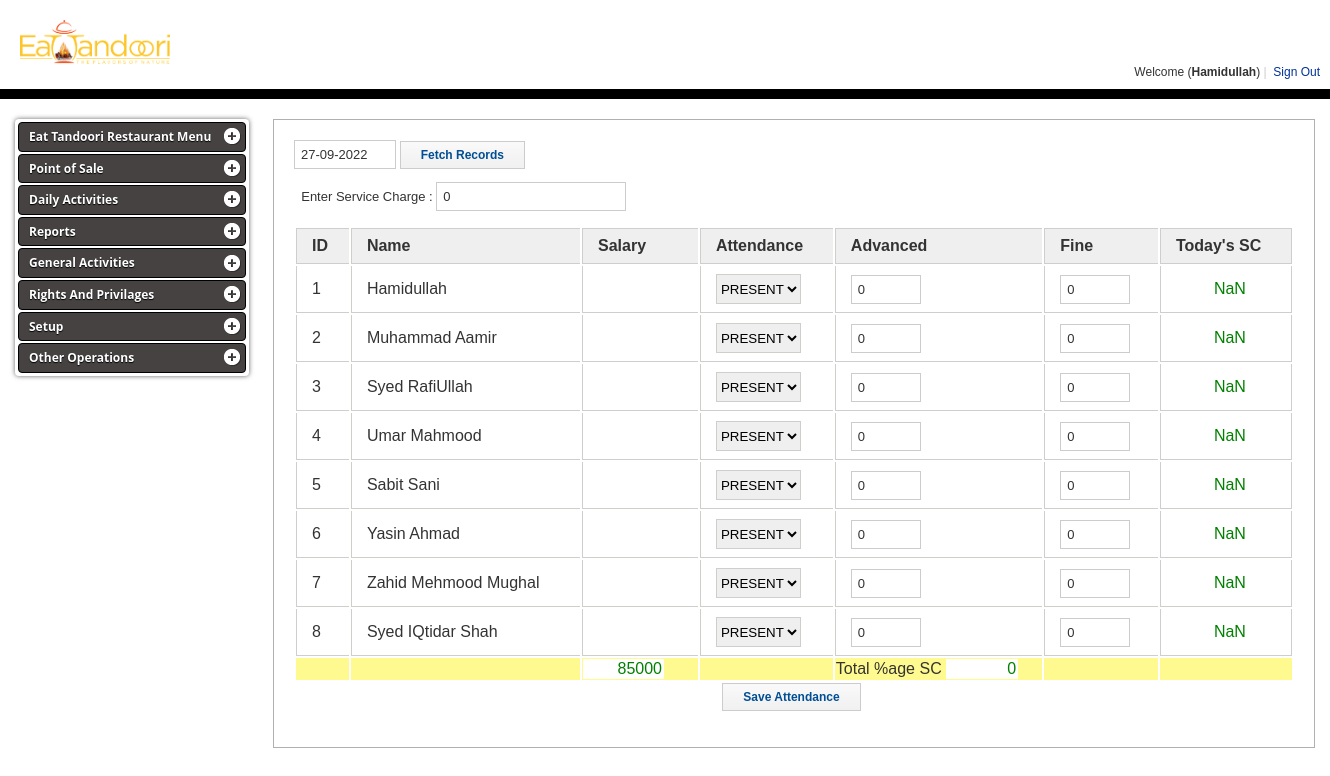
The page /register.php (signed in) on the database its author committed.
### tables this page shows
CREATE TABLE `staff_reg` (
  `sid` int(11) NOT NULL,
  `sname` varchar(20) NOT NULL,
  `user_id` varchar(30) NOT NULL,
  `password` varchar(200) NOT NULL,
  `spno` varchar(20) NOT NULL,
  `sdesig` varchar(20) NOT NULL,
  `ssalary` int(5) NOT NULL,
  `service` int(11) NOT NULL DEFAULT '0',
  `saddress` varchar(100) NOT NULL,
  `staff_status` int(11) NOT NULL DEFAULT '1',
  `staff_image` varchar(100) NOT NULL,
  `staff_cnic` varchar(100) NOT NULL,
  `role_code` int(1) NOT NULL
);

### sessions/mysessionscript.php (called while the page is built, shortened)
<?php
	include('Connections/cn.php');
	$userId = $_SESSION['user_id'];
	$userQry = "select * from staff_reg where user_id='$userId'";
	$userRs = mysqli_query($cn, $userQry);

### register.php (the view, shortened to what this page needs)
<?php
	include("Connections/cn.php");
	require_once('sessions/mysessionscript.php');
	$dataArr[] = array();
	$style = "style='display:block;'";
	function listData($dt){
		$sql=
					"select * from staff_reg where staff_status = '1'";
				$result = mysqli_query($cn, $sql);
				$dataArr = array();
				while($data = mysqli_fetch_assoc($result)){
					$dataArr[] = $data;
				}
				return $dataArr;
	}
?>
<html>
<head>
<link rel="stylesheet" type="text/css" href="css/file.css" media="all"></link>
<link rel="stylesheet" type="text/css" href="css/tablestyle.css" media="all"></link>
<link rel="stylesheet" type="text/css" href="css/jquery-ui.css" media="all"></link>
		<?php
					if(isset($_REQUEST['txtdate'])){
						$date = $_REQUEST['txtdate'];
						$date=date_create($date);
						$date=date_format($date,"Y-m-d");
						$dataArr=listData($date);
					}
					else{
						$date = date("Y-m-d");
						$date=date_create($date);
						$date=date_format($date,"Y-m-d");
						$dataArr=listData($date);
					}
		?>
<link href="css/styles.css" type="text/css" rel="stylesheet" />
</head>
<body>
<?php include 'include/header.php' ?>
<div class="admin-greyBg">
  <div class="admin-wrapper">
    <div id="admin-leftNav" class="admin-fLeft">
<?php include 'include/left_nav.php' ?>
    </div>
 <div <?=$style?>>
<?php
if(!empty($dataArr)){
?>
<div id="admin-body" class="admin-fRight">
<form name='srchform'>
<input name="txtdate" class="admin-inputBox" type="text" id="txtdate" value="<?=(isset($_REQUEST['txtdate']))? $_REQUEST['txtdate'] : Date('d-m-Y') ?>" size="9"/>
<input class="admin-button" id="fetchRecord" name="Submit" value="Fetch Records" type="submit">
</form>
<form name="form2" method="POST" action="register.php">
&nbsp;&nbsp;Enter Service Charge : <input onKeyPress="return numbersonly(event);" id="service_charge_current" class="admin-inputBox" name="service_charge_current" type="text" value="0"><br><br>
<table width="100%" border="0" align="center" id="emplist" class="hover cell-border">
	<thead>
	  <tr bgcolor='#fffa90'>
		<td class="admin-tbHdRow1"><strong>ID </strong></td>
		<td class="admin-tbHdRow1"><strong>Name</strong></td>
		<td class="admin-tbHdRow1"><strong>Salary</strong></td>
		<td class="admin-tbHdRow1"><strong>Attendance</strong></td>
		<td class="admin-tbHdRow1"><strong>Advanced</strong></td>
		<td class="admin-tbHdRow1"><strong>Fine</strong></td>
		<td class="admin-tbHdRow1 admin-tbHdRow3"><strong>Today's SC</strong></td>
	  </tr>
	</thead>
	<tbody>
  <?php
  	foreach($dataArr as $data){
  ?>
  <tr>
    <td  class="admin-tbRow1">
		<?=$data['sid']?>
	</td>
	<td class="admin-tbRow1"><?=$data['sname']?></td>
	<td class="admin-tbRow1">
	<input type="text"  class="sal_" size="5" value="<?=$data['ssalary']?>" readonly="readonly" name="sal[<?=$data['sid']?>]">
	</td>
	<td class="admin-tbRow1">
	<select class="status combostyle" name='status[<?=$data['sid']?>]'>
		<option value="P">PRESENT</option>
	</select></td>
	<td  class="admin-tbRow1">
		<input type="text" class="admin-inputBox adv_amt" name="advanced[<?=$data['sid']?>]" size="5" value="0" onKeyPress="return numbersonly(event);">
	</td>
	<td class="admin-tbRow1">
		<input type="text" class="admin-inputBox fin_amt" name="fine[<?=$data['sid']?>]" size="5" value="0" onKeyPress="return numbersonly(event);">
	</td>
	<td class="admin-tbRow1 admin-tbRow2">
		<input type="text" class="today_service_charge sum_style" value="0" readonly="readonly" name="today_service_charge[<?=$data['sid']?>]" size="5">
	</td>
  </tr>
  <?php
  }
  ?>
  </tbody>
  <tfoot>
  <tr bgcolor='#fffa90'>
		<td></td>
		<td></td>
		<td><input type="text" size="6" id="salary_total" class="sum_style" readonly="readonly"></td>
		<td></td>
		<td>Total %age SC <input type="text" size="5" id="service_total" class="sum_style" readonly="readonly"></td>
		<td></td>
		<td><input type="hidden" size="5" id="sum_service_total" class="sum_style"></td>
	  </tr>
  <tr>
  <th colspan="7" align="center">
  	<input type="submit" class="admin-button" value="Save Attendance" <?=$style?>>
  </th>
  </tr>
  </tfoot>
</table>
</form>
<?php
}
?>
</div>
</body>
</html>

### css/styles.css (style rules this page uses)
body { margin:0; padding:0; font-family:Tahoma, Verdana, Arial, Helvetica, sans-serif; font-size:13px; color:#333333; }
.admin-greyBg { background-color:#FFFFFF; padding-bottom:20px; padding-top:20px; }
.admin-wrapper { display:block; width:1300px; margin-left:auto; margin-right:auto; }
.admin-fLeft { float:left; }
.admin-fRight { float:right; }
#admin-body { display:block; background-color:#FFFFFF; border:1px solid #B0B0B0; margin-left:15px; width:1000px; padding:20px; }
.admin-tbHdRow1 { padding:8px 15px 8px 15px; font-weight:bold; background-color:#EFEFEF; border:1px solid #CECFCA; border-right:0px solid #CECFCA; }
.admin-tbHdRow3 { padding:8px 15px 8px 15px; font-weight:bold; background-color:#EFEFEF; border:1px solid #CECFCA; border-right:1px solid #CECFCA; }
.admin-tbRow1 { padding:8px 15px 8px 15px; border:1px solid #CECFCA; border-right:0px solid #CECFCA; border-top:0px solid #CECFCA; }
.admin-tbRow2 { padding:8px 15px 8px 15px; border:1px solid #CECFCA; border-top:0px solid #CECFCA; }
.combostyle { border:1px solid #CECFCA; border-top:1px solid #CECFCA; height:30px; }
.admin-inputBox { padding:6px; font-family:Tahoma, Verdana, Arial, Helvetica, sans-serif; font-size:13px; color:#333333; border:1px solid #CCCCCC; }
.admin-button { cursor:pointer; padding:6px 20px 6px 20px; font-family:Tahoma, Verdana, Arial, Helvetica, sans-serif; font-size:12px; color:#004E94; border:1px solid #CCCCCC; font-weight:bold; background-color:#FFFFFF; margin-right:5px; background-image:url(images/btn_bg.gif); background-repeat:repeat-x; }

### register.php (style rules this page uses)
.sal_ { border:0px; text-align:right; color:white; font-size:16px; }
.sum_style { border:0px; text-align:right; color:green; font-size:16px; }

### rows shown on the page
staff_reg: sid "1", sname "Hamidullah", ssalary "0", sid "PRESENT"
staff_reg: sid "2", sname "Muhammad Aamir", ssalary "10000", sid "PRESENT"
staff_reg: sid "3", sname "Syed RafiUllah", ssalary "25000", sid "PRESENT"
staff_reg: sid "4", sname "Umar Mahmood", ssalary "25000", sid "PRESENT"
staff_reg: sid "5", sname "Sabit Sani", ssalary "10000", sid "PRESENT"
staff_reg: sid "6", sname "Yasin Ahmad", ssalary "15000", sid "PRESENT"
staff_reg: sid "7", sname "Zahid Mehmood Mughal", ssalary "0", sid "PRESENT"
staff_reg: sid "8", sname "Syed IQtidar Shah", ssalary "0", sid "PRESENT"

### other values the page prints
$_SESSION['sname'] "Hamidullah"
$org_name "Eat Tandoori Restaurant"
$key "Point of Sale"
$key "Daily Activities"
$key "Reports"
$key "General Activities"
$key "Rights And Privilages"
$key "Setup"
